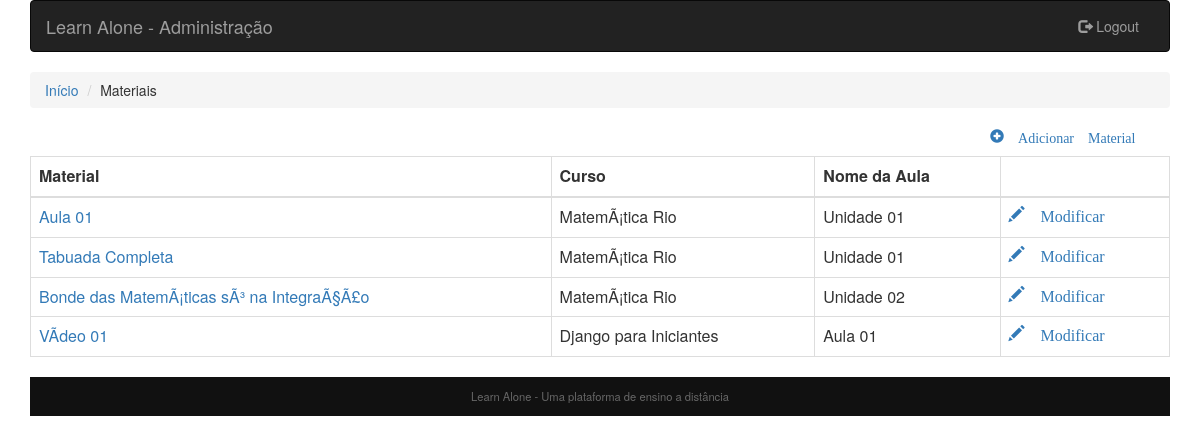
The page /admin/modificar_material.php (signed in) on the database its author committed.
### tables this page shows
CREATE TABLE `unidade` (
  `id` int(11) NOT NULL,
  `nome` varchar(45) DEFAULT NULL,
  `curso_id` int(11) DEFAULT NULL,
  `descricao` varchar(100) DEFAULT NULL,
  `ordem` int(11) DEFAULT NULL
);

CREATE TABLE `material` (
  `id` int(11) NOT NULL,
  `nome` varchar(100) DEFAULT NULL,
  `embedded` text,
  `filepath` varchar(100) DEFAULT NULL,
  `tipo` varchar(5) DEFAULT NULL,
  `unidade_id` int(11) NOT NULL
);

CREATE TABLE `curso` (
  `id` int(11) NOT NULL,
  `nome` varchar(50) DEFAULT NULL,
  `categoria_id` int(11) DEFAULT NULL,
  `descricao` text,
  `sobre` text,
  `image` longblob,
  `instrutor_id` int(11) NOT NULL
);

### admin/utils.php (called while the page is built, shortened)
<?php
function materiais(){
    try{
        $conexao = conn_mysql();
        $SQLSelect = 'SELECT unidade.nome as unidade_nome, material.nome as material_nome, material.id, curso.nome as curso  FROM unidade inner join material on unidade.id = material.unidade_id '
               . 'INNER JOIN curso ON unidade.curso_id = curso.id';
        $operacao = $conexao->prepare($SQLSelect);
        $operacao->execute();
        $resultados = $operacao->fetchAll(PDO::FETCH_ASSOC);
        return $resultados;
    }
    catch(PDOException $excep){
        echo "Erro!: " . $excep->getMessage() . "\n";
        $conexao=null;
        die();
    }
}
?>

### admin/modificar_material.php (the view, shortened to what this page needs)
<?php
include_once("../core/templates/cabecalho_adm.php");
include_once("utils.php");
$materiais = materiais();
?>
<div class="col-sm-14">
    <ul class="breadcrumb">
        <li><a href="./admin.php">Início</a></li>
        <li>Materiais</li>
    </ul>
</div>
<div class="row">
    <div class="col-sm-offset-10">
        <a href="./adicionar_material.php"><span class="glyphicon glyphicon-plus-sign"> Adicionar Material</span></a>
    </div>
</div>
<table border="1" class="table table-bordered">
    <thead>
      <tr>
        <th>Material</th>
        <th colspan>Curso</th>
        <th>Nome da Aula</th>
        <th></th>
      </tr>
    </thead>
    <tbody>
        <?php
            if($materiais){
                foreach ($materiais as $material){
        ?>
        <tr>
            <td><a href="./material_edit.php?material=<?php echo utf8_decode($material['id']); ?>"> <?php echo utf8_decode($material['material_nome']);?></a></td>
            <td><?php echo utf8_decode($material['curso']);?></td>
            <td><?php echo utf8_decode($material['unidade_nome']);?></td>
            <td><a href="./material_edit.php?material=<?php echo $material['id']; ?>"><span class="glyphicon glyphicon-pencil"> Modificar</span></a></td>
        </tr>
        <?php
                }
            }
        ?>
    </tbody>
</table>
<?php
    include_once("../core/templates/rodape.php");
?>

### core/templates/cabecalho_adm.php (shortened to what this page needs)
<html lang="pt-br">
<head>
    <link rel="stylesheet" href="../core/css/styles.css">
    <link rel="stylesheet" href="http://maxcdn.bootstrapcdn.com/bootstrap/3.3.6/css/bootstrap.min.css">
</head>
<body>
<div class="content container">
    <nav class="navbar navbar-inverse">
	<div class="container-fluid">
	    <div class="navbar-header">
	      <a class="navbar-brand" href="#">Learn Alone - Administração</a>
	    </div>
	    <div class="collapse navbar-collapse" id="myNavbar">
                <ul class="nav navbar-nav navbar-right">
                <?php
                    if(empty($_SESSION['auth'])||($_SESSION['auth']!=true)){
                ?>
                        <li><a href="../admin/index.php"><span class="glyphicon glyphicon-log-in"></span> Login</a></li>
                <?php
                    }
                    else{
                 ?>
                        <li><a href="../admin/logout.php"><span class="glyphicon glyphicon-log-out"></span> Logout</a></li>
                <?php
                    }
                ?>
                </ul>
	    </div>
	</div>
    </nav>

### core/templates/rodape.php
        <div class="footer">
            Learn Alone - Uma plataforma de ensino a distância
        </div>
</div>
</body>
</html>

### core/css/styles.css (style rules this page uses)
* { -webkit-box-sizing: border-box; -moz-box-sizing: border-box; box-sizing: border-box; }
.row { margin: 1em auto 1em; }
.footer { background: #111; color: #666; text-align: center; padding: 1em; font-size: 80%; }
td, th { text-align: left; padding: 8px; }

### rows shown on the page
unidade: material.nome "Aula 01", curso.nome "MatemÃ¡tica Rio", nome "Unidade 01", material.nome "Tabuada Completa"
unidade: material.nome "Bonde das MatemÃ¡ticas sÃ³ na IntegraÃ§Ã£o", curso.nome "MatemÃ¡tica Rio", nome "Unidade 02"
unidade: material.nome "VÃ­deo 01", curso.nome "Django para Iniciantes", nome "Aula 01"
